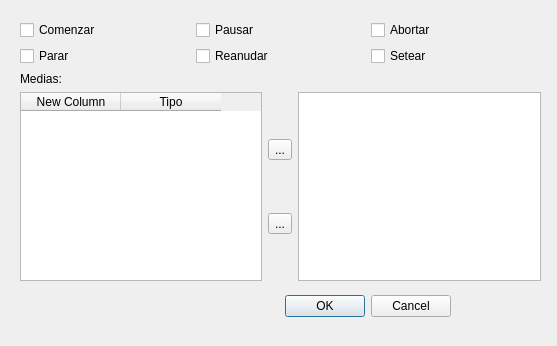
<?xml version="1.0" encoding="UTF-8"?>
<ui version="4.0">
 <class>SelectRole</class>
 <widget class="QDialog" name="SelectRole">
  <property name="geometry">
   <rect>
    <x>0</x>
    <y>0</y>
    <width>557</width>
    <height>346</height>
   </rect>
  </property>
  <property name="windowTitle">
   <string>Dialog</string>
  </property>
  <widget class="QDialogButtonBox" name="buttonBox">
   <property name="geometry">
    <rect>
     <x>110</x>
     <y>290</y>
     <width>341</width>
     <height>32</height>
    </rect>
   </property>
   <property name="orientation">
    <enum>Qt::Horizontal</enum>
   </property>
   <property name="standardButtons">
    <set>QDialogButtonBox::Cancel|QDialogButtonBox::Ok</set>
   </property>
  </widget>
  <widget class="QWidget" name="verticalLayoutWidget_3">
   <property name="geometry">
    <rect>
     <x>20</x>
     <y>20</y>
     <width>521</width>
     <height>261</height>
    </rect>
   </property>
   <layout class="QVBoxLayout" name="verticalLayout_3">
    <item>
     <layout class="QHBoxLayout" name="horizontalLayout_2">
      <item>
       <layout class="QVBoxLayout" name="verticalLayout_2">
        <item>
         <widget class="QCheckBox" name="startCheckBox">
          <property name="text">
           <string>Comenzar</string>
          </property>
         </widget>
        </item>
        <item>
         <widget class="QCheckBox" name="stopCheckBox">
          <property name="text">
           <string>Parar</string>
          </property>
         </widget>
        </item>
       </layout>
      </item>
      <item>
       <layout class="QVBoxLayout" name="verticalLayout_4">
        <item>
         <widget class="QCheckBox" name="pauseCheckBox">
          <property name="text">
           <string>Pausar</string>
          </property>
         </widget>
        </item>
        <item>
         <widget class="QCheckBox" name="resumeCheckBox">
          <property name="text">
           <string>Reanudar</string>
          </property>
         </widget>
        </item>
       </layout>
      </item>
      <item>
       <layout class="QVBoxLayout" name="verticalLayout">
        <item>
         <widget class="QCheckBox" name="abortCheckBox">
          <property name="text">
           <string>Abortar</string>
          </property>
         </widget>
        </item>
        <item>
         <widget class="QCheckBox" name="setCheckBox">
          <property name="text">
           <string>Setear</string>
          </property>
         </widget>
        </item>
       </layout>
      </item>
     </layout>
    </item>
    <item>
     <layout class="QHBoxLayout" name="horizontalLayout_3">
      <item>
       <widget class="QLabel" name="label">
        <property name="text">
         <string>Medias:</string>
        </property>
       </widget>
      </item>
     </layout>
    </item>
    <item>
     <layout class="QHBoxLayout" name="horizontalLayout">
      <item>
       <widget class="QTableWidget" name="mediasList">
        <property name="selectionMode">
         <enum>QAbstractItemView::SingleSelection</enum>
        </property>
        <property name="selectionBehavior">
         <enum>QAbstractItemView::SelectRows</enum>
        </property>
        <column>
         <property name="text">
          <string>New Column</string>
         </property>
        </column>
        <column>
         <property name="text">
          <string>Tipo</string>
         </property>
        </column>
       </widget>
      </item>
      <item>
       <layout class="QVBoxLayout" name="verticalLayout_5">
        <item>
         <widget class="QToolButton" name="addMedia">
          <property name="text">
           <string>...</string>
          </property>
         </widget>
        </item>
        <item>
         <widget class="QToolButton" name="removeMedia">
          <property name="text">
           <string>...</string>
          </property>
         </widget>
        </item>
       </layout>
      </item>
      <item>
       <widget class="QListWidget" name="selectedMediasList"/>
      </item>
     </layout>
    </item>
   </layout>
  </widget>
 </widget>
 <resources/>
 <connections>
  <connection>
   <sender>buttonBox</sender>
   <signal>accepted()</signal>
   <receiver>SelectRole</receiver>
   <slot>accept()</slot>
   <hints>
    <hint type="sourcelabel">
     <x>248</x>
     <y>254</y>
    </hint>
    <hint type="destinationlabel">
     <x>157</x>
     <y>274</y>
    </hint>
   </hints>
  </connection>
  <connection>
   <sender>buttonBox</sender>
   <signal>rejected()</signal>
   <receiver>SelectRole</receiver>
   <slot>reject()</slot>
   <hints>
    <hint type="sourcelabel">
     <x>316</x>
     <y>260</y>
    </hint>
    <hint type="destinationlabel">
     <x>286</x>
     <y>274</y>
    </hint>
   </hints>
  </connection>
 </connections>
</ui>
